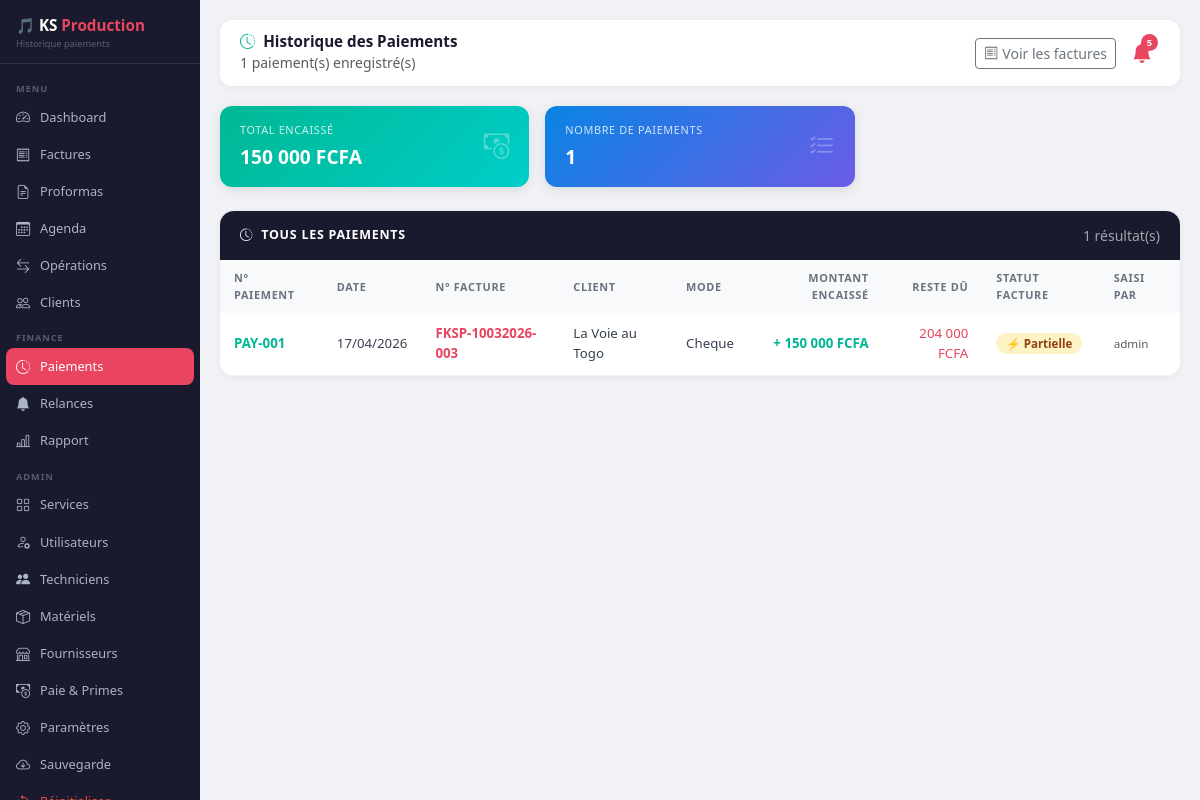
The page /paiements (signed in) on the database as committed earlier.
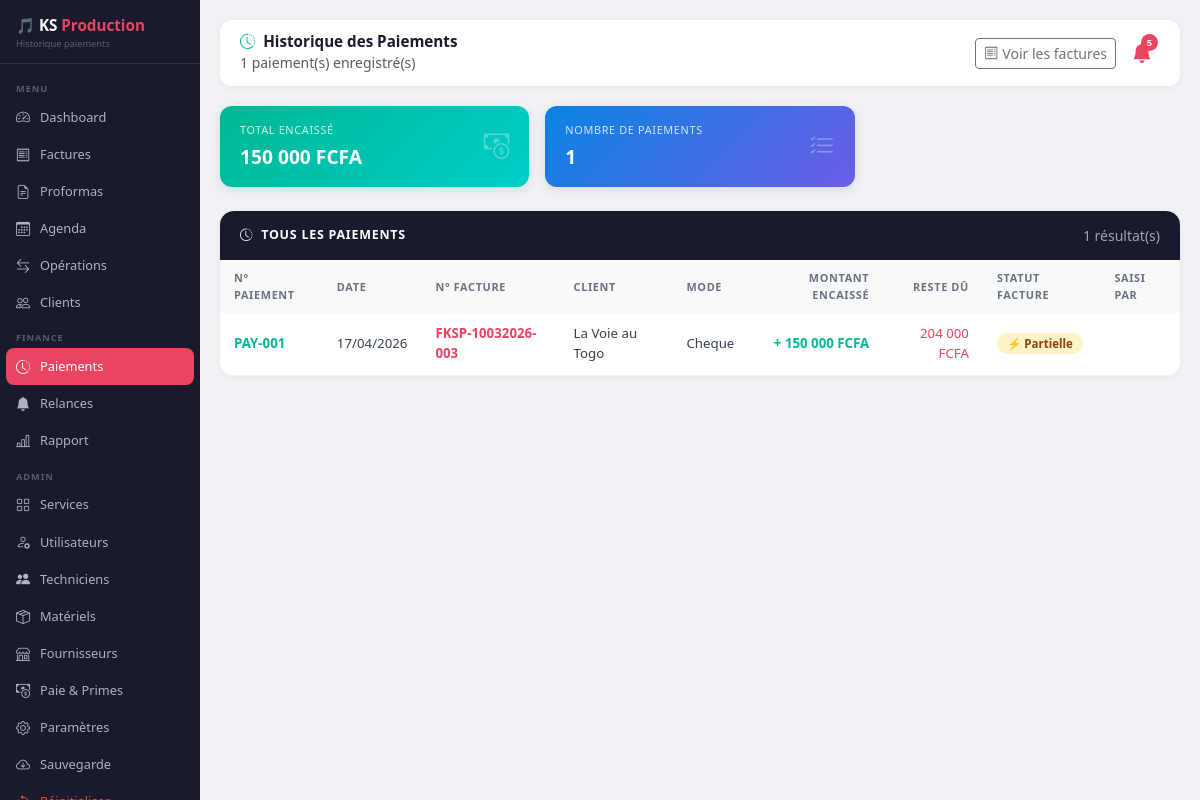
The same page on the database as committed later.
### database.py (models this page shows)
class Paiement(db.Model):
    __tablename__   = 'paiements'
    id              = db.Column(db.Integer, primary_key=True)
    numero          = db.Column(db.String(30), unique=True, nullable=False)
    date            = db.Column(db.DateTime, default=datetime.now)
    facture_id      = db.Column(db.Integer, db.ForeignKey('factures.id'), nullable=False)
    n_facture       = db.Column(db.String(30))
    nom_client      = db.Column(db.String(100))
    montant_facture = db.Column(db.Float, default=0)
    montant_paye    = db.Column(db.Float, default=0)
    reste_du        = db.Column(db.Float, default=0)
    mode_paiement   = db.Column(db.String(50))
    etat_facture    = db.Column(db.String(20))
    notes           = db.Column(db.Text, default='')
    cree_par        = db.Column(db.String(50))
    facture         = db.relationship('Facture', backref=db.backref('paiements', lazy=True))

### app.py (the view)
@app.route('/paiements')
def historique_paiements():
    if 'username' not in session: return redirect(url_for('login'))
    paiements      = Paiement.query.order_by(Paiement.date.desc()).all()
    total_encaisse = sum(p.montant_paye for p in paiements)
    return render_template('historique_paiements.html',
        username=session['username'], role=session['role'],
        paiements=paiements, nb_paiements=len(paiements),
        total_encaisse=f"{total_encaisse:,.0f}".replace(',', ' '),
    )

### templates/historique_paiements.html (shortened to what the changed rows need)
<!DOCTYPE html>
<html lang="fr">
<head>
    <link href="https://cdn.jsdelivr.net/npm/bootstrap@5.3.0/dist/css/bootstrap.min.css" rel="stylesheet">
    <link href="https://cdn.jsdelivr.net/npm/bootstrap-icons@1.10.5/font/bootstrap-icons.css" rel="stylesheet">
</head>
<body>
<div class="main-content">
    <div class="table-card">
        <div class="table-responsive">
            <table class="pai-table">
                <thead>
                    <tr>
                        <th>N° Paiement</th>
                        <th>Date</th>
                        <th>N° Facture</th>
                        <th>Client</th>
                        <th>Mode</th>
                        <th class="text-end">Montant encaissé</th>
                        <th class="text-end">Reste dû</th>
                        <th>Statut facture</th>
                        <th>Saisi par</th>
                    </tr>
                </thead>
                <tbody>
                    {% for p in paiements %}
                    <tr>
                        <td><strong style="color:var(--ks-green);">{{ p.numero }}</strong></td>
                        <td>{{ p.date.strftime('%d/%m/%Y') }}</td>
                        <td style="color:var(--ks-accent); font-weight:600;">{{ p.n_facture }}</td>
                        <td>{{ p.nom_client }}</td>
                        <td>{{ p.mode_paiement }}</td>
                        <td class="text-end fw-bold" style="color:var(--ks-green);">
                            + {{ "{:,.0f}".format(p.montant_paye).replace(',', ' ') }} FCFA
                        </td>
                        <td class="text-end">
                            {% if p.reste_du <= 0 %}
                                <span style="color:var(--ks-green);">0 FCFA</span>
                            {% else %}
                                <span style="color:var(--ks-accent);">{{ "{:,.0f}".format(p.reste_du).replace(',', ' ') }} FCFA</span>
                            {% endif %}
                        </td>
                        <td>
                            {% if p.etat_facture == 'Payer' %}
                                <span class="badge-paye">✓ Payée</span>
                            {% else %}
                                <span class="badge-partiel">⚡ Partielle</span>
                            {% endif %}
                        </td>
                        <td><small class="text-muted">{{ p.cree_par }}</small></td>
                    </tr>
                    {% else %}
                    <tr><td colspan="9" class="empty-td">
                        <i class="bi bi-inbox" style="font-size:2rem; display:block; margin-bottom:8px;"></i>
                        Aucun paiement enregistré
                    </td></tr>
                    {% endfor %}
                </tbody>
            </table>
        </div>
    </div>
</div>
</body>
</html>

Rows that differ between the two databases and show on the page:
changed Paiement "PAY-001": cree_par "admin" → (not shown)
